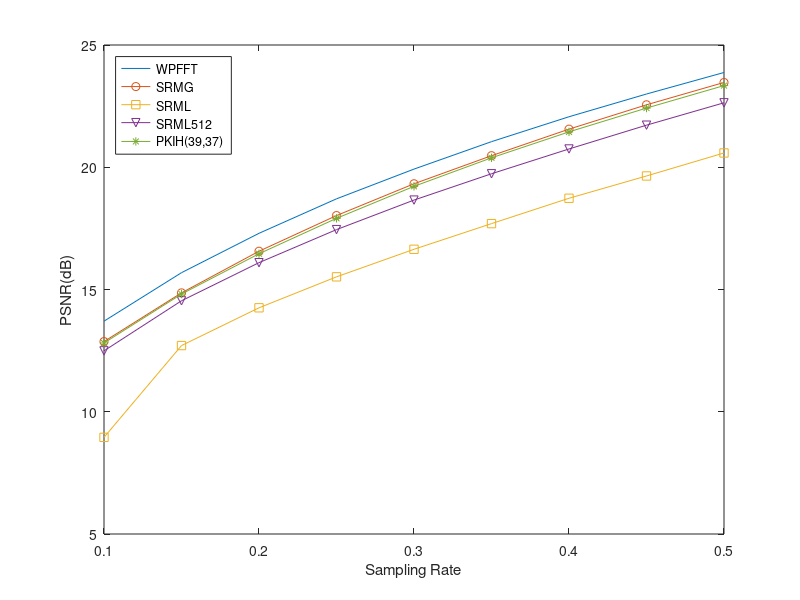
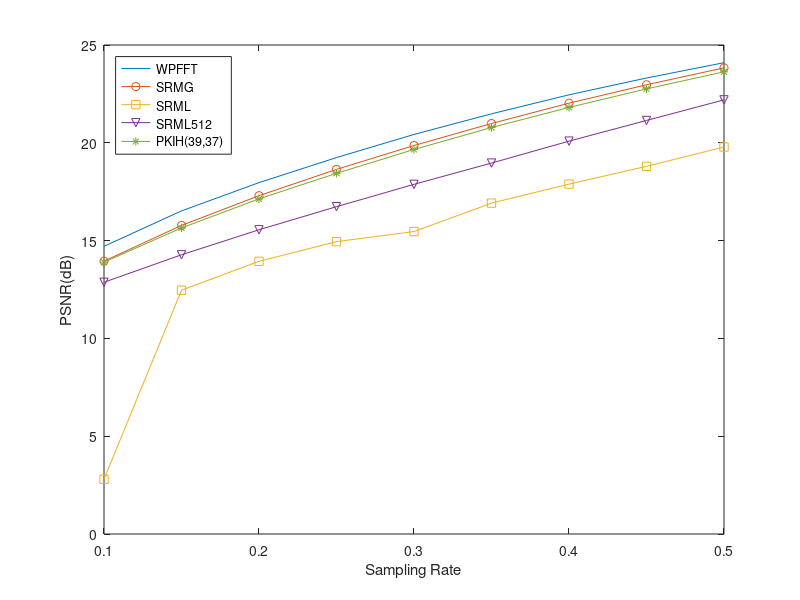
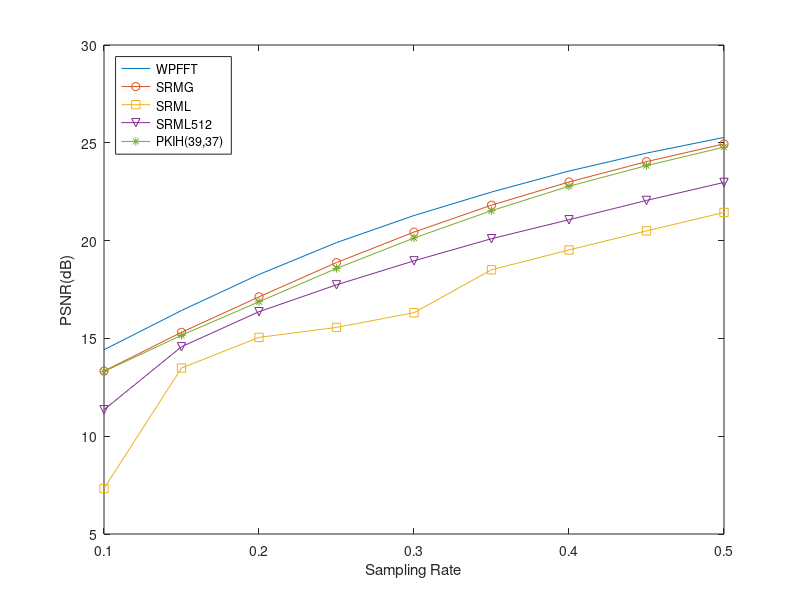
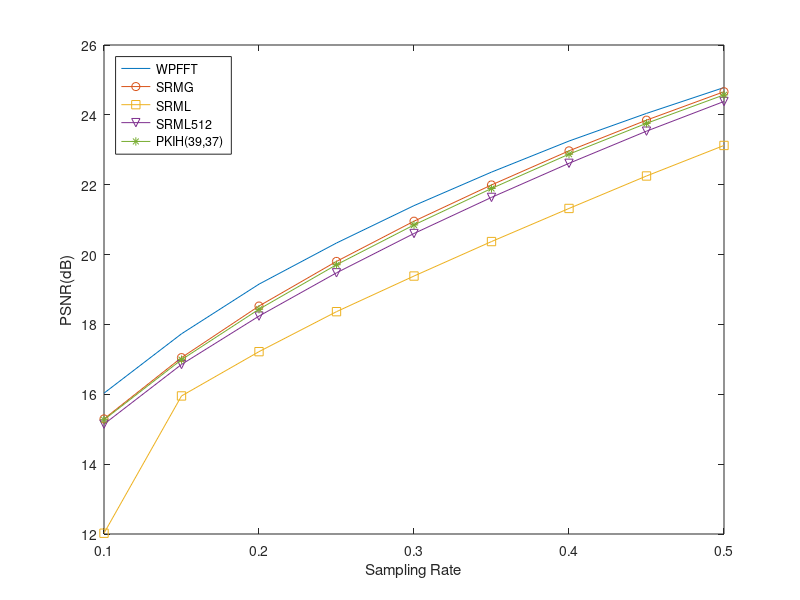

Reproduce these figures in MATLAB, in order.
a={};b={};
load('snrs212934.mat')
a=snrs212934;
load('snrs210755.mat')
b=snrs210755;
a=cat(2,a,b);
[m,n] = size(a);
for i=1:(m*n);a{i}=mean(a{i},3); end
c=zeros(9,5,m);for i=1:m;for j=1:13; c(:,:,i)=c(:,:,i)+a{i,j}; end;end;c=c./j;
x=0.1:0.05:0.5;
for i=1:4
figure(i);
plot(x,c(:,1,i),'-',...
    x,c(:,2,i),'-o',...
    x,c(:,3,i),'-s',...
    x,c(:,4,i),'-v',...
    x,c(:,5,i),'-*')
legend('WPFFT','SRMG','SRML','SRML512','PKIH(39,37)','Location','northwest')
xlabel('Sampling Rate')
ylabel('PSNR(dB)')
end
